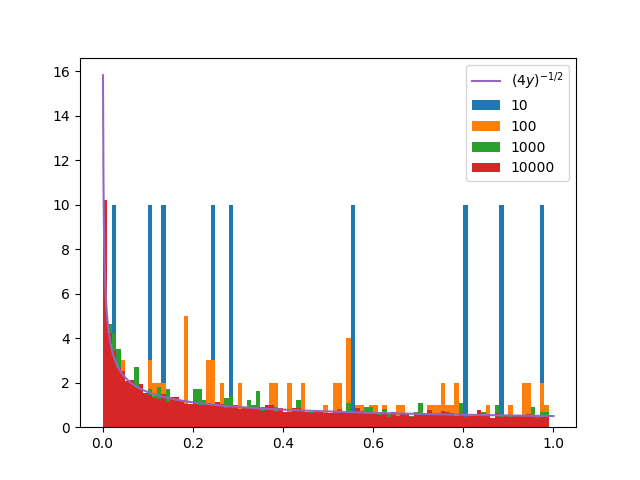

This chart was generated by the following Python code:
import numpy as np
import math
import matplotlib.pyplot as plt

lmax = 5; num=np.zeros(lmax,dtype=int)
for l in range(1,lmax):
    num[l]=int(10**l)
    y=np.random.uniform(0,1,num[l])
    ysqr = np.square(y)
    plt.hist(ysqr,normed=True, bins=np.arange(0,1,0.01), label=str(10**l))
y = np.linspace(0.001,1,1000)
plt.plot(y, 1.0/np.sqrt(4.*y),label=r'$(4 y)^{-1/2}$')
plt.legend()
plt.show()
